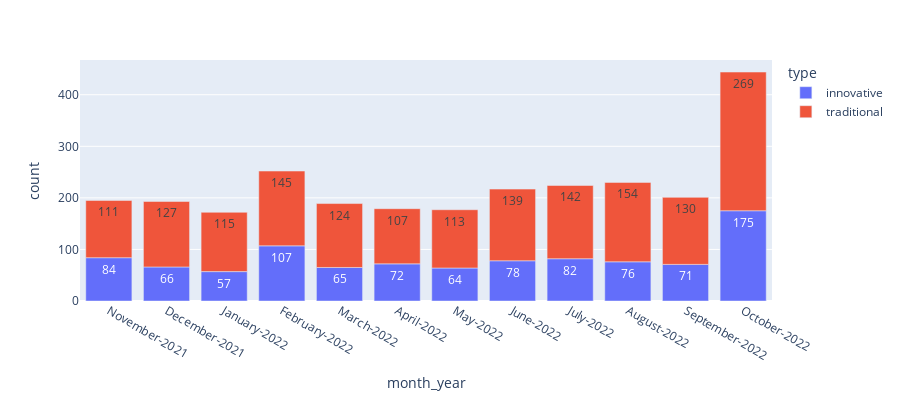

This figure's notebook cell:
### Code cell
import plotly.express as px
fig = px.bar(count_df, x='month_year', y='count',
             color='type', height=400, text_auto=True) 

fig.show()

### Figure 1 — Plotly figure (JSON) as saved in the notebook; plotly's stock layout.template omitted (floating-point values rounded to 4 significant figures)
{"data": [{"alignmentgroup": "True", "hovertemplate": "type=innovative<br>month_year=%{x}<br>count=%{y}<extra></extra>", "legendgroup": "innovative", "marker": {"color": "#636efa", "pattern": {"shape": ""}}, "name": "innovative", "offsetgroup": "innovative", "orientation": "v", "showlegend": true, "textposition": "auto", "texttemplate": "%{y}", "type": "bar", "x": ["November-2021", "December-2021", "January-2022", "February-2022", "March-2022", "April-2022", "May-2022", "June-2022", "July-2022", "August-2022", "September-2022", "October-2022"], "xaxis": "x", "y": [84, 66, 57, 107, 65, 72, 64, 78, 82, 76, 71, 175], "yaxis": "y"}, {"alignmentgroup": "True", "hovertemplate": "type=traditional<br>month_year=%{x}<br>count=%{y}<extra></extra>", "legendgroup": "traditional", "marker": {"color": "#EF553B", "pattern": {"shape": ""}}, "name": "traditional", "offsetgroup": "traditional", "orientation": "v", "showlegend": true, "textposition": "auto", "texttemplate": "%{y}", "type": "bar", "x": ["November-2021", "December-2021", "January-2022", "February-2022", "March-2022", "April-2022", "May-2022", "June-2022", "July-2022", "August-2022", "September-2022", "October-2022"], "xaxis": "x", "y": [111, 127, 115, 145, 124, 107, 113, 139, 142, 154, 130, 269], "yaxis": "y"}], "layout": {"barmode": "relative", "height": 400, "legend": {"title": {"text": "type"}, "tracegroupgap": 0}, "margin": {"t": 60}, "xaxis": {"anchor": "y", "domain": [0, 1], "title": {"text": "month_year"}}, "yaxis": {"anchor": "x", "domain": [0, 1], "title": {"text": "count"}}}}
